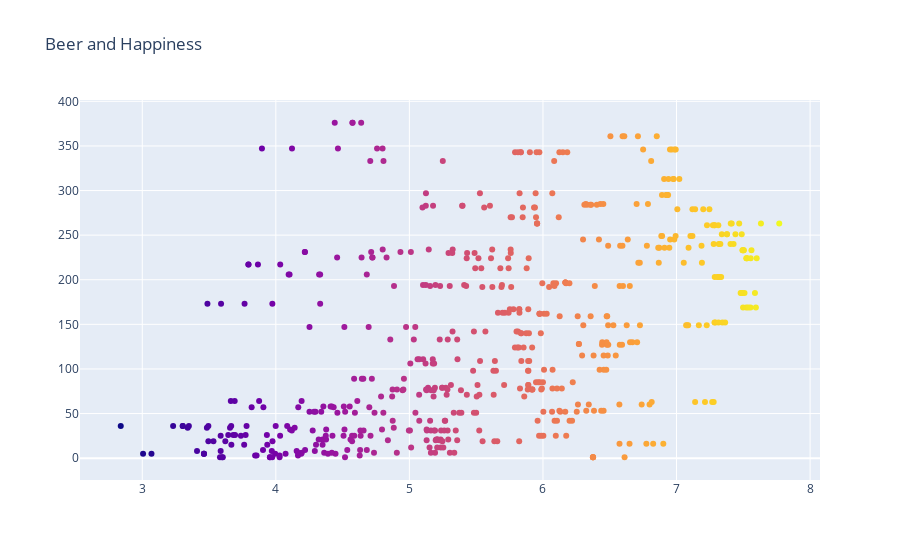

The code cell stored with this chart in its notebook:
### Code cell
import plotly.graph_objects as go

fig = go.Figure(data=go.Scatter(x=join_df['happiness_score'],
                                y=join_df['beer_percapita'],
                                mode='markers',
                                marker_color=join_df['happiness_score'],
                                text=join_df['country'])) # hover text goes here

fig.update_layout(title='Beer and Happiness')
fig.show()

### Figure 1 — Plotly figure (JSON) as saved in the notebook; plotly's stock layout.template omitted (floating-point values rounded to 4 significant figures; data arrays with more than 128 entries replaced by an {"elided": "..."} marker saying what was removed)
{"data": [{"marker": {"color": {"elided": "578 float values"}}, "mode": "markers", "text": {"elided": "578 str values"}, "type": "scatter", "x": {"elided": "578 float values"}, "y": {"elided": "578 int values"}}], "layout": {"autosize": true, "title": {"text": "Beer and Happiness"}, "xaxis": {"autorange": true, "range": [2.528, 8.08], "type": "linear"}, "yaxis": {"autorange": true, "range": [-26.47, 403.5], "type": "linear"}}}
